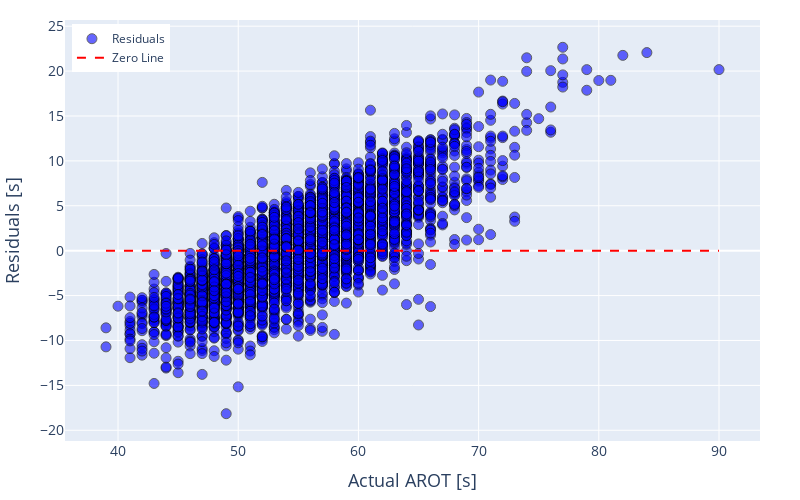
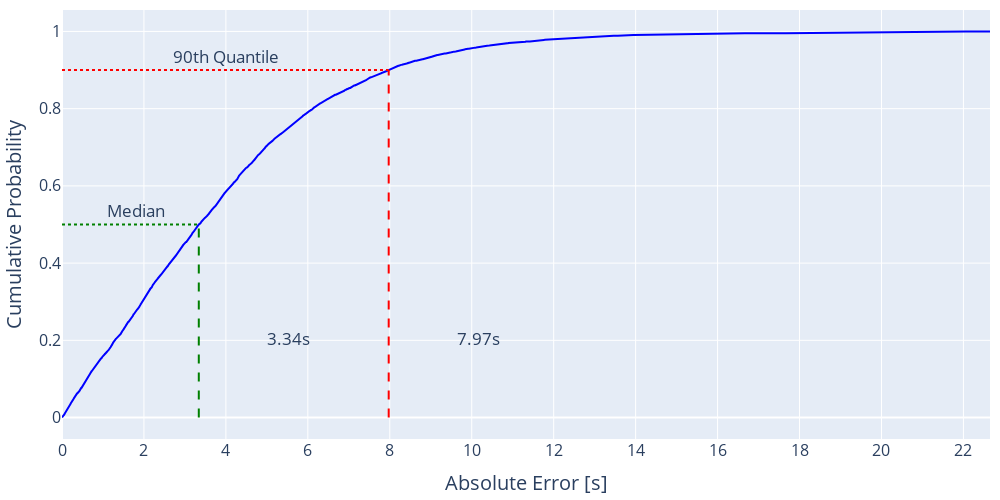

Notebook code for these charts, in order:
### Markdown cell above
#### Evaluation of final Model on the Test Data

### Code cell
# Model prediction
y_hat_test = supervised.predict(x=[X_time_test,X_static_test])
y_hat_test = np.ravel(y_hat_test)

# Compute RMSE (Root Mean Squared Error)
rmse_test = np.sqrt(mean_squared_error(y_test, y_hat_test))

# Report RMSE
print("Test RMSE =", round(rmse_test, 2))

# Plot residual analysis (residual = true - predicted)
plot_result_plotly(y_true=y_test, y_pred=y_hat_test)

### Figure 1 — Plotly figure (JSON) as saved in the notebook; plotly's stock layout.template omitted (floating-point values rounded to 4 significant figures; data arrays with more than 128 entries replaced by an {"elided": "..."} marker saying what was removed)
{"data": [{"marker": {"color": "blue", "line": {"color": "black", "width": 1}, "opacity": 0.6, "size": 10}, "mode": "markers", "name": "Residuals", "type": "scatter", "x": {"elided": "4150 float values"}, "y": {"elided": "4150 float values"}}, {"line": {"color": "red", "dash": "dash"}, "mode": "lines", "name": "Zero Line", "type": "scatter", "x": [39, 90], "y": [0, 0]}], "layout": {"height": 500, "legend": {"x": 0.01, "y": 0.99}, "margin": {"b": 40, "l": 40, "r": 40, "t": 20}, "showlegend": true, "width": 800, "xaxis": {"tickfont": {"size": 14}, "title": {"font": {"size": 18}, "text": "Actual AROT [s]"}}, "yaxis": {"tickfont": {"size": 14}, "title": {"font": {"size": 18}, "text": "Residuals [s]"}}}}

### Figure 2 — Plotly figure (JSON) as saved in the notebook; plotly's stock layout.template omitted (floating-point values rounded to 4 significant figures; data arrays with more than 128 entries replaced by an {"elided": "..."} marker saying what was removed)
{"data": [{"line": {"color": "blue", "width": 2}, "mode": "lines", "showlegend": false, "type": "scatter", "x": {"elided": "4150 float values"}, "y": {"elided": "4150 float values"}}, {"line": {"color": "green", "dash": "dash", "width": 2}, "mode": "lines", "showlegend": false, "type": "scatter", "x": [3.339, 3.339], "y": [0, 0.5]}, {"line": {"color": "red", "dash": "dash", "width": 2}, "mode": "lines", "showlegend": false, "type": "scatter", "x": [7.974, 7.974], "y": [0, 0.9]}, {"line": {"color": "green", "dash": "dot", "width": 2}, "mode": "lines", "showlegend": false, "type": "scatter", "x": [0, 3.339], "y": [0.5, 0.5]}, {"line": {"color": "red", "dash": "dot", "width": 2}, "mode": "lines", "showlegend": false, "type": "scatter", "x": [0, 7.974], "y": [0.9, 0.9]}, {"mode": "text", "showlegend": false, "text": ["3.34s"], "textfont": {"size": 17}, "type": "scatter", "x": [5.539], "y": [0.2]}, {"mode": "text", "showlegend": false, "text": ["Median"], "textfont": {"size": 17}, "type": "scatter", "x": [1.8], "y": [0.53]}, {"mode": "text", "showlegend": false, "text": ["7.97s"], "textfont": {"size": 17}, "type": "scatter", "x": [10.17], "y": [0.2]}, {"mode": "text", "showlegend": false, "text": ["90th Quantile"], "textfont": {"size": 17}, "type": "scatter", "x": [4], "y": [0.93]}], "layout": {"height": 500, "margin": {"b": 10, "l": 10, "r": 10, "t": 10}, "showlegend": false, "width": 1000, "xaxis": {"dtick": 2, "range": [0, 22.65], "tickfont": {"size": 16}, "title": {"font": {"size": 20}, "text": "Absolute Error [s]"}}, "yaxis": {"tickfont": {"size": 16}, "title": {"font": {"size": 20}, "text": "Cumulative Probability"}}}}
